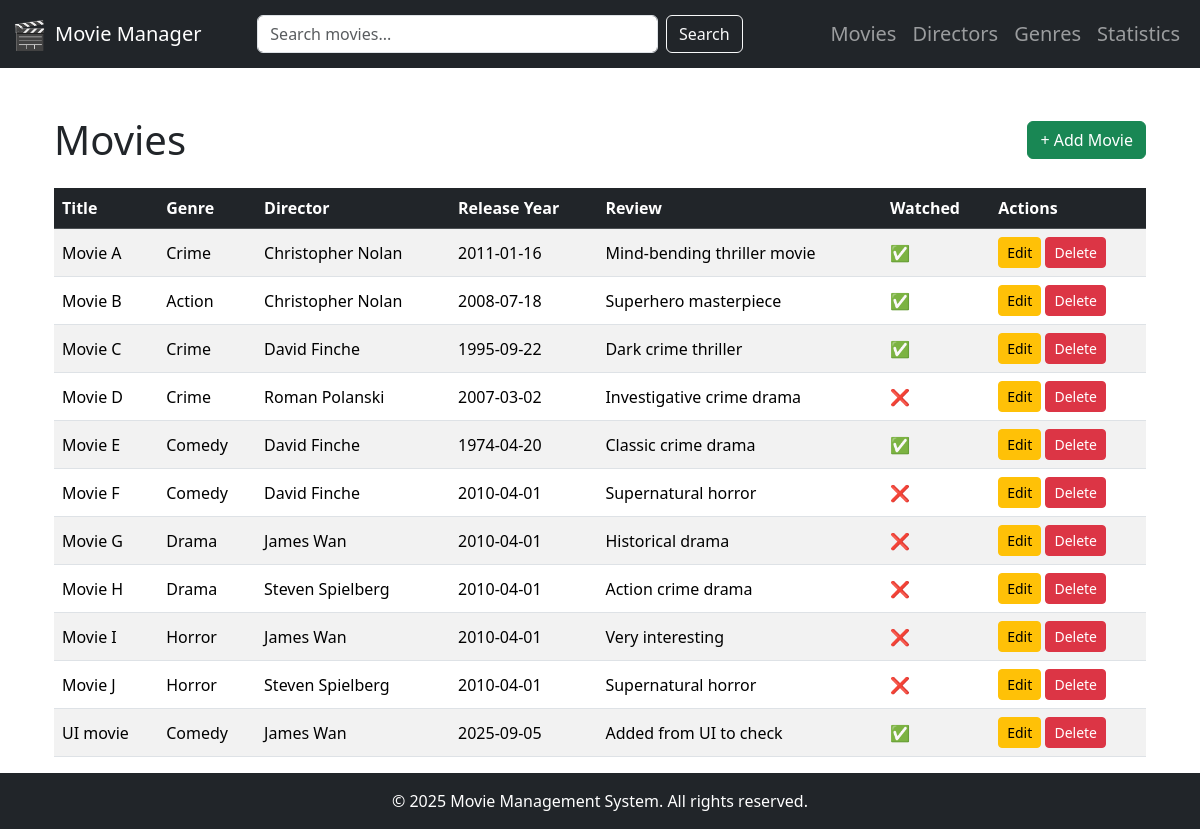
The app's page /movies with its own data.
### tables this page shows
CREATE TABLE movies (
            id INTEGER PRIMARY KEY AUTOINCREMENT,
            title TEXT NOT NULL,
            genre_id INTEGER,
            director_id INTEGER,
            release_date TEXT,
            review TEXT,
            watched BOOLEAN DEFAULT 0,
            FOREIGN KEY (genre_id) REFERENCES genres(id),
            FOREIGN KEY (director_id) REFERENCES directors(id)
        );

CREATE TABLE genres (
            id INTEGER PRIMARY KEY AUTOINCREMENT,
            name TEXT NOT NULL
        );

CREATE TABLE directors (
            id INTEGER PRIMARY KEY AUTOINCREMENT,
            name TEXT NOT NULL
        );

### app.py (the view)
@app.route("/movies")
def view_movies():
    movies = movie_service.get_movies()
    return render_template("movies/movies.html", movies=movies)

### services/movie_service.py (called while the page is built)
    def get_movies(self):
        return self.__db_movies.get_movies()

### storage/db_movies.py (called while the page is built)
    def get_movies(self) -> list[dict]:
        with sqlite3.connect(DB_PATH) as conn:
            cur = conn.cursor()
            cur.execute("""
                SELECT m.id, m.title, g.name AS genre, d.name AS director,
                    m.release_date, m.review, m.watched
                FROM movies m
                LEFT JOIN genres g ON m.genre_id = g.id
                LEFT JOIN directors d ON m.director_id = d.id
            """)
            movies = []
            for row in cur:
                movies.append({
                    "id": row[0],
                    "title": row[1],
                    "genre": row[2],
                    "director": row[3],
                    "release_date": row[4],
                    "review": row[5],
                    "watched": bool(row[6])
                })
            return movies

### templates/movies/movies.html
{% extends 'layout.html' %} {% block content %}
<div class="container mt-5">
    <div class="d-flex justify-content-between align-items-center mb-4">
        <h1 class="mb-0">Movies</h1>
        <a href="{{ url_for('add_movie') }}" class="btn btn-success">+ Add Movie</a>
    </div>
    <table class="table table-striped table-hover align-middle">
        <thead class="table-dark">
            <tr>
                <th>Title</th>
                <th>Genre</th>
                <th>Director</th>
                <th>Release Year</th>
                <th>Review</th>
                <th>Watched</th>
                <th>Actions</th>
            </tr>
        </thead>
        <tbody>
            {% for movie in movies %}
            <tr>
                <td>{{ movie.title }}</td>
                <td>{{ movie.genre }}</td>
                <td>{{ movie.director }}</td>
                <td>{{ movie.release_date }}</td>
                <td>{{ movie.review }}</td>
                <td>{% if movie.watched %} ✅ {% else %} ❌ {% endif %}</td>
                <td>
                    <a href="{{ url_for('edit_movie', movie_id=movie.id) }}" class="btn btn-warning btn-sm">Edit</a>
                    <form action="{{ url_for('delete_movie', movie_id=movie.id) }}" method="POST"
                        style="display: inline">
                        <button type="submit" class="btn btn-danger btn-sm"
                            onclick="return confirm('Are you sure you want to delete this movie?');">
                            Delete
                        </button>
                    </form>
                </td>
            </tr>
            {% endfor %}
        </tbody>
    </table>
</div>
{% endblock %}

### templates/layout.html (shortened to what this page needs)
<!DOCTYPE html>
<html>
  <head>
    <link
      rel="stylesheet"
      href="https://cdn.jsdelivr.net/npm/bootstrap@5.3.3/dist/css/bootstrap.min.css"
>
      <link rel="stylesheet" href="{{ url_for('static', filename='css/stylesheet.css') }}" />
  </head>
  <body>
  <nav class="navbar navbar-expand-lg navbar-dark bg-dark">
  <div class="container-fluid">
    <a class="navbar-brand d-flex align-items-center" href="/">
      <span class="fs-3 me-2">🎬</span>
      <span>Movie Manager</span>
    </a>
    <div class="collapse navbar-collapse" id="navbarContent">
      <div class="mx-auto my-2 my-lg-0" style="width: 50%;">
        <form class="d-flex" method="GET" action="{{ url_for('search_movies') }}">
          <input class="form-control me-2" type="search" name="query" placeholder="Search movies..." aria-label="Search">
          <button class="btn btn-outline-light" type="submit">Search</button>
        </form>
      </div>
      <ul class="navbar-nav ms-auto">
        <li class="nav-item"><a class="nav-link fs-5" href="{{ url_for('view_movies') }}">Movies</a></li>
        <li class="nav-item"><a class="nav-link fs-5" href="{{ url_for('view_directors') }}">Directors</a></li>
        <li class="nav-item"><a class="nav-link fs-5" href="{{ url_for('view_genres') }}">Genres</a></li>
        <li class="nav-item"><a class="nav-link fs-5" href="{{ url_for('stats') }}">Statistics</a></li>
      </ul>
    </div>
  </div>
</nav>
    <main class="container">
    {% block content %}
    {% endblock %}
    </main>
    <footer class="bg-dark text-white text-center py-3">&copy; 2025 Movie Management System. All rights reserved.</footer>
  </body>
</html>

### static/css/stylesheet.css (style rules this page uses)
html, body { height: 100%; margin: 0; padding: 0; }
body { display: flex; flex-direction: column; min-height: 100vh; }
main { flex: 1 0 auto; }
footer { flex-shrink: 0; }

### records on screen
movies: title "Movie A", genre "Crime", director "Christopher Nolan", release_date "2011-01-16", review "Mind-bending thriller movie"
movies: title "Movie B", genre "Action", director "Christopher Nolan", release_date "2008-07-18", review "Superhero masterpiece"
movies: title "Movie C", genre "Crime", director "David Finche", release_date "1995-09-22", review "Dark crime thriller"
movies: title "Movie D", genre "Crime", director "Roman Polanski", release_date "2007-03-02", review "Investigative crime drama"
movies: title "Movie E", genre "Comedy", director "David Finche", release_date "1974-04-20", review "Classic crime drama"
movies: title "Movie F", genre "Comedy", director "David Finche", release_date "2010-04-01", review "Supernatural horror"
movies: title "Movie G", genre "Drama", director "James Wan", release_date "2010-04-01", review "Historical drama"
movies: title "Movie H", genre "Drama", director "Steven Spielberg", release_date "2010-04-01", review "Action crime drama"
movies: title "Movie I", genre "Horror", director "James Wan", release_date "2010-04-01", review "Very interesting"
movies: title "Movie J", genre "Horror", director "Steven Spielberg", release_date "2010-04-01", review "Supernatural horror"
movies: title "UI movie", genre "Comedy", director "James Wan", release_date "2025-09-05", review "Added from UI to check"
